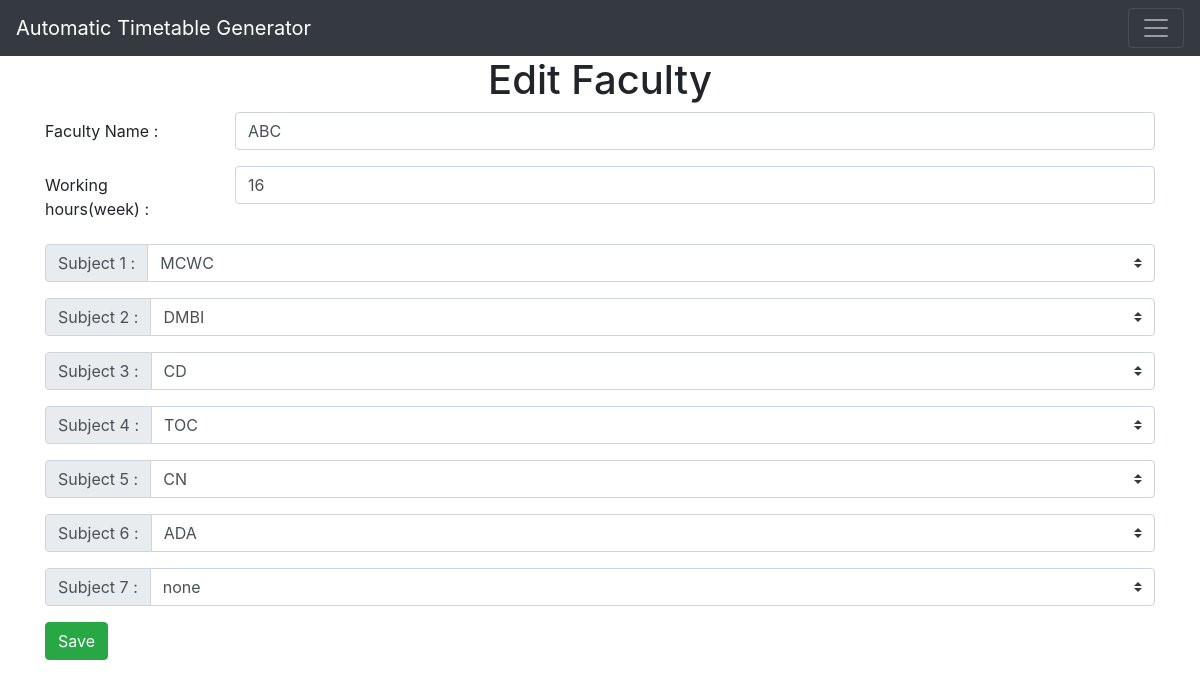
The page /edit/faculty/1 on the database its author committed.
### app.py (models this page shows, shortened)
class Faculty(db.Model):
    faculty_id = db.Column(db.Integer, primary_key=True)
    faculty_name = db.Column(db.String(40), nullable=False)
    faculty_hours = db.Column(db.Integer, nullable=False)
    faculty_subject1 = db.Column(db.String(40), default='None')
    faculty_subject2 = db.Column(db.String(40), default='None')
    faculty_subject3 = db.Column(db.String(40), default='None')
    faculty_subject4 = db.Column(db.String(40), default='None')
    faculty_subject5 = db.Column(db.String(40), default='None')
    faculty_subject6 = db.Column(db.String(40), default='None')
    faculty_subject7 = db.Column(db.String(40), default='None')

### app.py (the view)
@app.route('/edit/faculty/<int:id>', methods=['GET','POST'])
def edit_faculty(id):
    faculty = Faculty.query.get_or_404(id)
    if request.method == "POST":
        faculty.faculty_name = request.form['faculty_name']
        faculty.faculty_hours = request.form['faculty_hours']
        faculty.faculty_subject1 = request.form['faculty_subject1']
        faculty.faculty_subject2 = request.form['faculty_subject2']
        faculty.faculty_subject3 = request.form['faculty_subject3']
        faculty.faculty_subject4 = request.form['faculty_subject4']
        faculty.faculty_subject5 = request.form['faculty_subject5']
        faculty.faculty_subject6 = request.form['faculty_subject6']
        faculty.faculty_subject7 = request.form['faculty_subject7']
        db.session.commit() # added permanently
        return redirect('/add-faculty')
    else:
        subjects = Subject.query.order_by(Subject.id).all()
        return render_template('edit-faculty.html', faculty = faculty, subjects = subjects)

### templates/edit-faculty.html (shortened to what this page needs)
{% extends 'base.html' %}
{% block body %}
<div class="container">
    <h1 style="text-align:center" >Edit Faculty</h1>
</div>
<form action="/edit/faculty/{{faculty.faculty_id}}" method="post">
    <div class="form-group row">
    <label for="faculty_name" class="col-sm-2 col-form-label">Faculty Name :</label>
    <div class="col-sm-10">
      <input type="text" class="form-control" name="faculty_name" id="faculty_name" value="{{faculty.faculty_name}}" required>
    </div>
  </div>
    <div class="form-group row">
      <label for="faculty_hours" class="col-sm-2 col-form-label">Working hours(week) :</label>
      <div class="col-sm-10">
        <input type="number" class="form-control" name="faculty_hours" id="faculty_hours" value="{{faculty.faculty_hours}}" required>
      </div>
    </div>
    <div class="input-group mb-3" id="add">
      <div class="input-group-prepend">
        <label class="input-group-text" for="faculty_subject1">Subject 1 :</label>
      </div>
      <select class="custom-select" name="faculty_subject1" id="faculty_subject1">
        <option default value="{{faculty.faculty_subject1}}">{{faculty.faculty_subject1}}</option>
      </select>
    </div>
    <div class="input-group mb-3" id="add">
      <div class="input-group-prepend">
        <label class="input-group-text" for="faculty_subject2">Subject 2 :</label>
      </div>
      <select class="custom-select" name="faculty_subject2" id="faculty_subject2">
        <option default value="{{faculty.faculty_subject2}}">{{faculty.faculty_subject2}}</option>
      </select>
    </div>
    <div class="input-group mb-3" id="add">
      <div class="input-group-prepend">
        <label class="input-group-text" for="faculty_subject3">Subject 3 :</label>
      </div>
      <select class="custom-select" name="faculty_subject3" id="faculty_subject3">
        <option default value="{{faculty.faculty_subject3}}">{{faculty.faculty_subject3}}</option>
      </select>
    </div>
    <div class="input-group mb-3" id="add">
      <div class="input-group-prepend">
        <label class="input-group-text" for="faculty_subject4">Subject 4 :</label>
      </div>
      <select class="custom-select" name="faculty_subject4" id="faculty_subject4">
        <option default value="{{faculty.faculty_subject4}}">{{faculty.faculty_subject4}}</option>
      </select>
    </div>
    <div class="input-group mb-3" id="add">
      <div class="input-group-prepend">
        <label class="input-group-text" for="faculty_subject5">Subject 5 :</label>
      </div>
      <select class="custom-select" name="faculty_subject5" id="faculty_subject5">
        <option default value="{{faculty.faculty_subject5}}">{{faculty.faculty_subject5}}</option>
      </select>
    </div>
    <div class="input-group mb-3" id="add">
      <div class="input-group-prepend">
        <label class="input-group-text" for="faculty_subject6">Subject 6 :</label>
      </div>
      <select class="custom-select" name="faculty_subject6" id="faculty_subject6">
        <option default value="{{faculty.faculty_subject6}}">{{faculty.faculty_subject6}}</option>
      </select>
    </div>
    <div class="input-group mb-3" id="add">
      <div class="input-group-prepend">
        <label class="input-group-text" for="faculty_subject7">Subject 7 :</label>
      </div>
      <select class="custom-select" name="faculty_subject7" id="faculty_subject7">
        <option default value="{{faculty.faculty_subject7}}">{{faculty.faculty_subject7}}</option>
      </select>
    </div>
  <div>
      <button class="btn btn-success" type="submit">Save</button>
  </div>
</form>
{% endblock %}

### static/css/main.css (style rules this page uses)
body { font-family: Helvetica; }

### rows shown on the page
Faculty: faculty_name "ABC", faculty_hours "16", faculty_subject1 "MCWC", faculty_subject2 "DMBI", faculty_subject3 "CD", faculty_subject4 "TOC", faculty_subject5 "CN", faculty_subject6 "ADA", faculty_subject7 "none"
